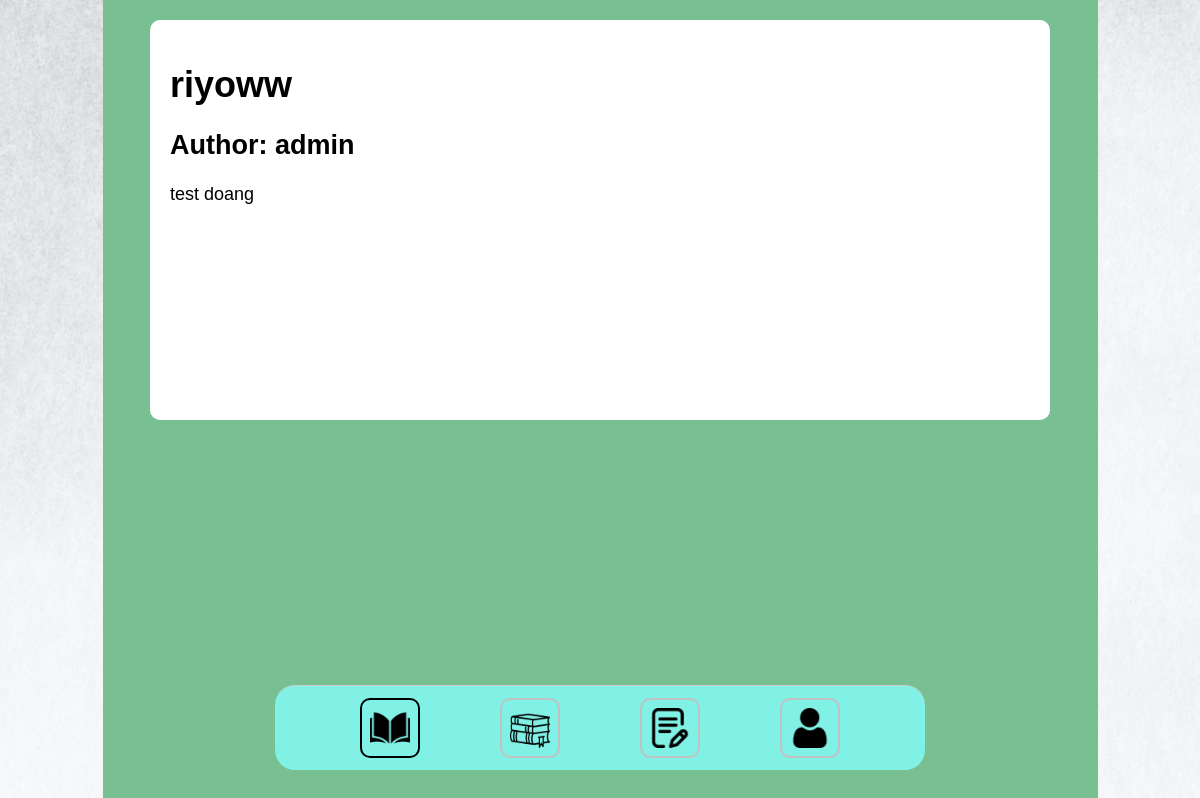
Page /note/24/ on the earlier database version.
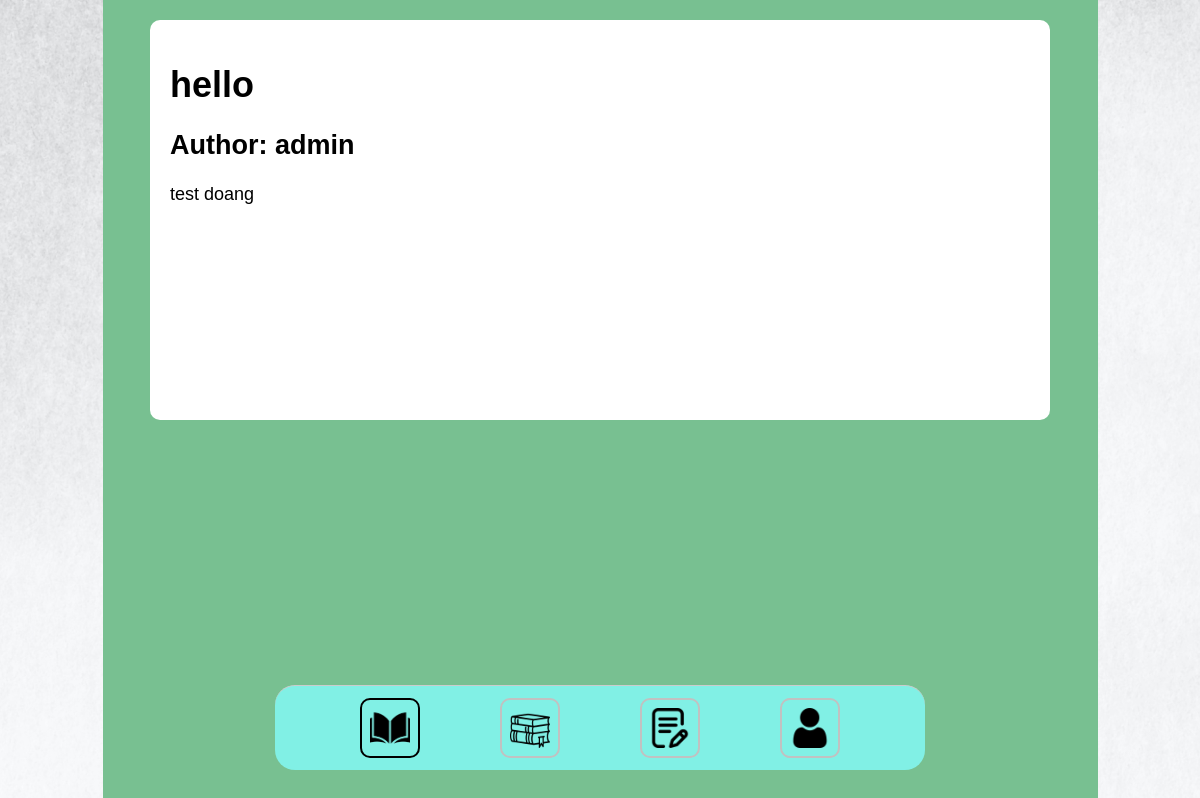
Same page on the later database version.
### courses/models.py (models this page shows)
class notes(models.Model):
    title = models.CharField(max_length=200)
    author = models.CharField(max_length=120, null=True)
    description = models.TextField(max_length=255)
    note_file = models.FileField(upload_to="./static/upload_notes/", default=None)
    created_on = models.DateField(default=timezone.now)
    is_private = models.BooleanField(null=True)

### courses/views.py (the view)
# urls.py: path('note/<int:note_id>/', views.note_contents, name='note_content'),
def note_contents(request, note_id):
    note = get_object_or_404(notes, id=note_id)
    return render(request, 'content.html', {'note': note})

### templates/content.html (shortened to what this page needs)
{% load static %}
<!DOCTYPE html>
<html>
    <link rel="stylesheet" type="text/css" href="{% static '/css/CONTENT.css' %}">
    <link rel="stylesheet" type="text/css" href="{% static '/css/Navbar.css' %}">
<head>
</head>
<body>
    <div class="container">
        <div class="content-box">
            <div class="content-text">
                <h1>{{note.title}}</h1>
                <h2>Author: {{note.author}}</h2>
                {{note.description}}
            </div>
        </div>
        <div class="navbar">
            <link rel="stylesheet" type="text/css" href="{% static '/css/Navbar.css' %}">
            <a href="http://127.0.0.1:8000/mycourse/" class="nav-link active">
            <img src="{% static '/assets/My-Courses.png' %}" alt="My Course" class="nav-icon">
            </a>
            <a href="http://127.0.0.1:8000/collection/" class="nav-link">
            <img src="{% static '/assets/Collection.png' %}" alt="Collection" class="nav-icon">
            </a>
            <a href="http://127.0.0.1:8000/mynotes/" class="nav-link">
            <img src="{% static '/assets/My-Notes.png' %}" alt="My Notes" class="nav-icon">
            </a>
            <a href="http://127.0.0.1:8000/profile/" class="nav-link">
            <img src="{% static '/assets/Profile.png' %}" alt="Profile" class="nav-icon">
            </a>
        </div>
    </div>
</body>
</html>

### static/css/content.css (style rules this page uses)
.container { background-color: #78C091; width: 995px; margin: 0 auto; height: 100vh; display: flex; flex-direction: column; align-items: center; justify-content: flex-start; padding: 20px; box-sizing: border-box; }
body { margin: 0; padding: 0; background-image: url("/assets/background.png"); }
.content-box { background-color: white; width: 900px; padding: 20px; min-height: 400px; box-sizing: border-box; border-radius: 10px; }
.content-text { font-family: sans-serif; font-size: large; }

### static/css/Navbar.css (style rules this page uses)
.navbar { position: fixed; bottom: 30px; left: 50%; transform: translateX(-50%); width: 650px; height: 85px; background-color: #81F0E5; border-radius: 20px; display: flex; justify-content: space-evenly; align-items: center; padding: 10px; border-top: 1px solid #ccc; box-sizing: border-box; }
.nav-link { display: flex; flex-direction: column; justify-content: center; align-items: center; margin: 5px; }
.nav-icon { width: 40px; height: 40px; border: 2px solid #C1C1C1; padding: 8px; border-radius: 10px; }
.nav-link.active .nav-icon { border-color: rgb(0, 0, 0); }

Differences in the rows shown:
changed notes "admin": title "riyoww" → "hello"
